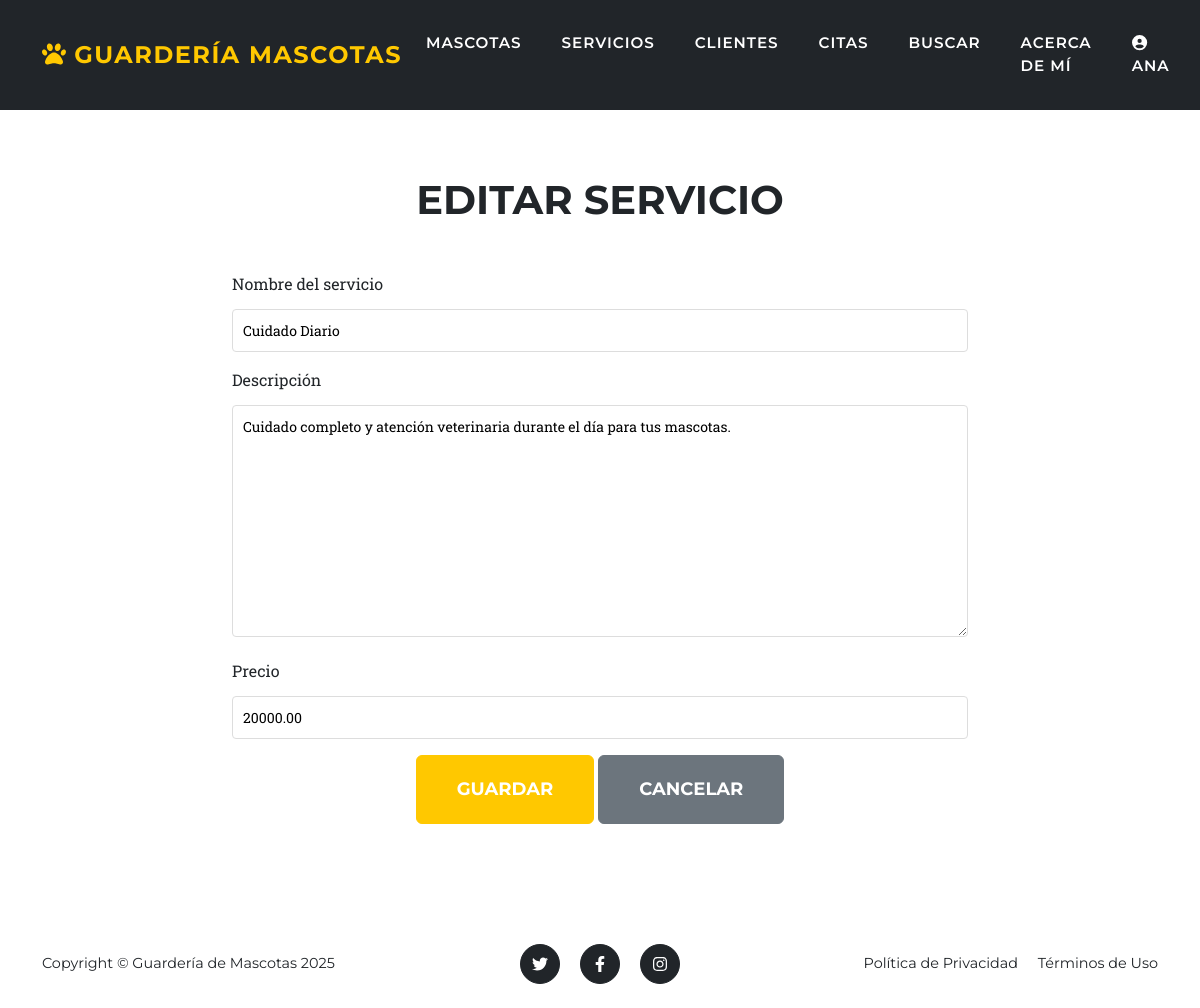
/servicios/2/editar/ (signed in), run on an earlier commit of the app's database.
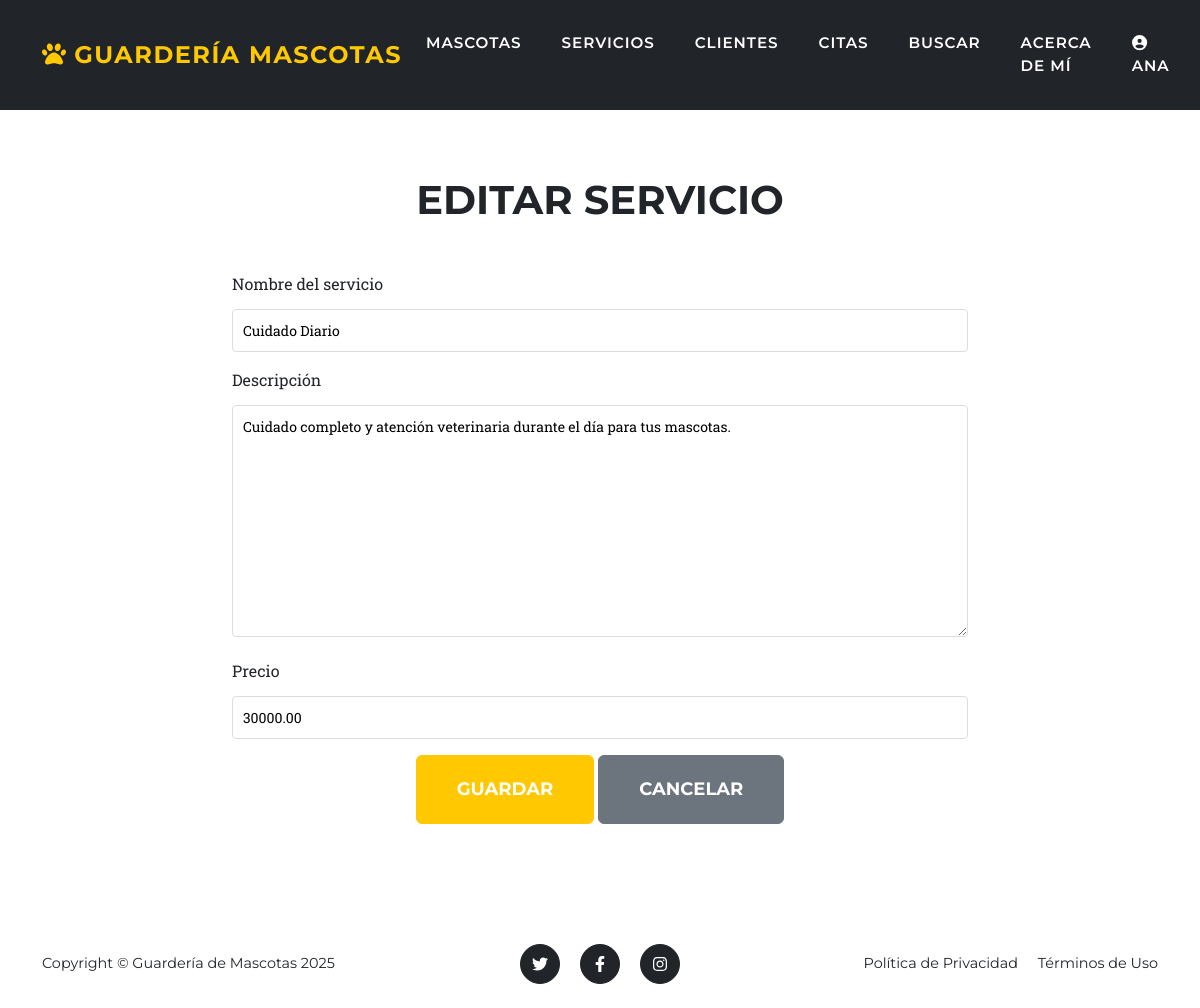
And on a later commit of the database.
### entidades/models.py (models this page shows, shortened)
class servicio(models.Model):
    nombre_servicio = models.CharField(max_length=100)
    descripcion = models.TextField()
    precio = models.DecimalField(max_digits=10, decimal_places=2)

### entidades/views.py (the view)
# urls.py: path('servicios/<int:pk>/editar/', views.servicio_edit, name='servicio_edit'),
@login_required(login_url='login')
def servicio_edit(request, pk):
    if not request.user.is_staff:
        return redirect('servicios_list')
    s = servicio.objects.get(pk=pk)
    if request.method == 'POST':
        form = ServicioForm(request.POST, instance=s)
        if form.is_valid():
            form.save()
            return redirect('servicios_list')
    else:
        form = ServicioForm(instance=s)
    return render(request, 'entidades/servicio_form.html', {'form': form, 'title': 'Editar Servicio'})

### entidades/forms.py
class ServicioForm(forms.ModelForm):
    class Meta:
        model = servicio
        fields = ['nombre_servicio', 'descripcion', 'precio']
        labels = {
            'nombre_servicio': 'Nombre del servicio',
            'descripcion': 'Descripción',
            'precio': 'Precio',
        }

### entidades/templates/entidades/servicio_form.html (shortened to what this page needs)
{% extends 'entidades/base.html' %}
{% block content %}
<section class="page-section">
    <div class="container">
        <div class="row justify-content-center">
            <div class="col-lg-8">
                <div class="text-center mb-5">
                    <h2 class="section-heading text-uppercase">{{ title }}</h2>
                </div>
                <form method="post" class="needs-validation">
                    <div class="mb-3">
                        <label for="{{ form.nombre_servicio.id_for_label }}" class="form-label">{{ form.nombre_servicio.label }}</label>
                        {{ form.nombre_servicio }}
                    </div>
                    <div class="mb-3">
                        <label for="{{ form.descripcion.id_for_label }}" class="form-label">{{ form.descripcion.label }}</label>
                        {{ form.descripcion }}
                    </div>
                    <div class="mb-3">
                        <label for="{{ form.precio.id_for_label }}" class="form-label">{{ form.precio.label }}</label>
                        {{ form.precio }}
                    </div>
                    <div class="text-center">
                        <button type="submit" class="btn btn-primary btn-xl text-uppercase">Guardar</button>
                        <a href="{% url 'servicios_list' %}" class="btn btn-secondary btn-xl text-uppercase">Cancelar</a>
                    </div>
                </form>
            </div>
        </div>
    </div>
</section>
{% endblock %}

What changed in the data, as far as the page shows it:
changed servicio "Cuidado Diario": precio "20000.00" → "30000.00"
